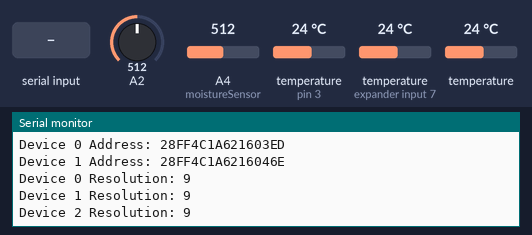
A sketch run on a simulated Arduino Uno, built with avr-gcc and run on an emulated ATmega328P. Parts: the last lines printed to the serial monitor. The test bench sets the inputs (shaded band); at power-on: temperature (sensors on pin 3, expander input 7) 24 °C, A2 = 512, A4 (moistureSensor) = 512, temperature 24 °C. WiFi joins after 1.5 s; servers stay silent unless stated; EEPROM starts erased.

Above: at 1.4 s.
1.5 s: "e\n" received over Serial
6.8 s: temperature (sensor on pin 3) set to 12 °C
At 11.2 s:
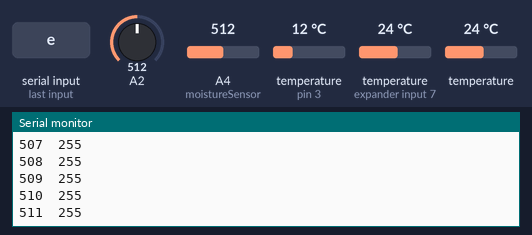
17.2 s: byte 101 ('e') received over Serial
31.0 s: byte 99 ('c') received over Serial
At 34.0 s:
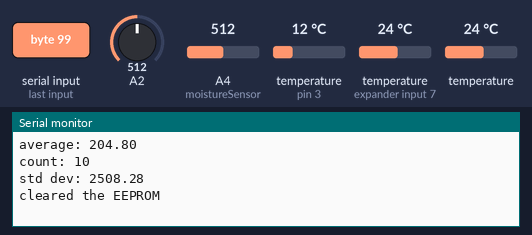
34.3 s: byte 109 ('m') received over Serial
At 39.2 s:
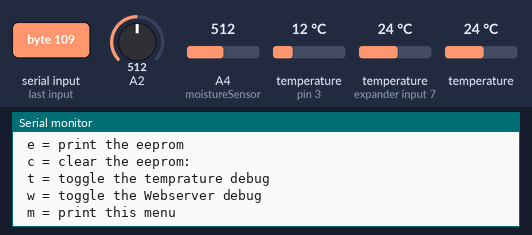
39.8 s: byte 116 ('t') received over Serial
At 44.7 s:
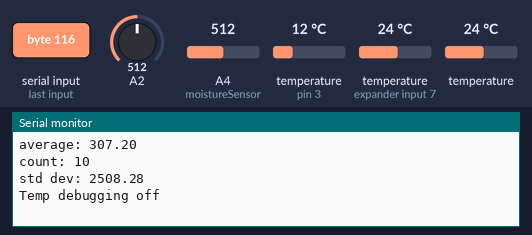
Timing chart, 0 to 46.2 s (numbered marks = the images above; inputs shaded):
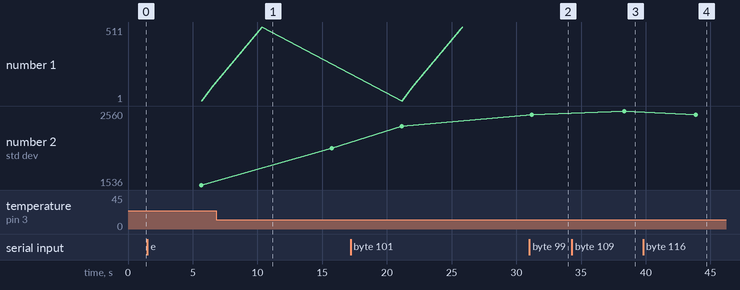

Measured:
- after the input at 31.0 s, the serial monitor: prints a new line after 1.9 s (image 2)
- after the input at 34.3 s, the serial monitor: prints a new line after 4.0 s (image 3)
- after the input at 39.8 s, the serial monitor: prints a new line after 4.1 s (image 4)

The sketch:

PilgrimV0.1.ino
```cpp
/*Kyle Bowerman 12/23/2014, 12/27/2014
From: File PilgrimV0.1.ino
  + web server
*/
#include <OneWire.h>
#include <Streaming.h>
#include <DallasTemperature.h>
#include <SPI.h>
#include <Ethernet.h>
#include <EEPROM.h>
#include "Statistic.h"

Statistic myStats;


// Data wire is plugged into port 2 on the Arduino
#define ONE_WIRE_BUS 3
#define TEMPERATURE_PRECISION 9
#define SKETCHNAME "PilgrimV0.2.ino"


// Setup a oneWire instance to communicate with any OneWire devices (not just Maxim/Dallas temperature ICs)
OneWire oneWire(ONE_WIRE_BUS);

// Pass our oneWire reference to Dallas Temperature.
DallasTemperature sensors(&oneWire);

// arrays to hold device addresses
DeviceAddress insideThermometer, outsideThermometer, externalThermometer;

//ethernet
byte mac[]  = { 0xDE, 0xAD, 0xBE, 0xEF, 0xFE, 0xED};
IPAddress ip(192, 168, 11, 82);
EthernetServer server(80);

// moisture sensor
int moistureSensor = 4;
int moisture_val;
float moisture_volts = moisture_val * 5.0 /1024 ;
int debugTemp = 1;
int debugWeb =1;
int lc =0;
int slot =0;
float mArray[10];


void setup(void) {
  // start serial port
  Serial.begin(9600);
  Serial.println("Dallas Temperature IC Control Library Demo");
  Serial.print("File: ");
  Serial.print(SKETCHNAME);

  myStats.clear(); //explicitly start clean


  // start the Ethernet connection and the server:
  Ethernet.begin(mac, ip);
  server.begin();
  Serial.print("server is at ");
  Serial.println(Ethernet.localIP());


  // Start up the library
  sensors.begin();

  // locate devices on the bus
  Serial.print("Locating devices...");
  Serial.print("Found ");
  Serial.print(sensors.getDeviceCount(), DEC);
  Serial.println(" devices.");

  // report parasite power requirements
  Serial.print("Parasite power is: ");
  if (sensors.isParasitePowerMode()) Serial.println("ON");
  else Serial.println("OFF");

  //
  // method 1: by index
  if (!sensors.getAddress(insideThermometer, 0)) Serial.println("Unable to find address for Device 0");
  if (!sensors.getAddress(outsideThermometer, 1)) Serial.println("Unable to find address for Device 1");
  if (!sensors.getAddress(externalThermometer, 2)) Serial.println("Unable to find address for Device 2");


  // show the addresses we found on the bus
  Serial.print("Device 0 Address: ");
  printAddress(insideThermometer);
  Serial.println();

  Serial.print("Device 1 Address: ");
  printAddress(outsideThermometer);
  Serial.println();

  // set the resolution to 9 bit
  sensors.setResolution(insideThermometer, TEMPERATURE_PRECISION);
  sensors.setResolution(outsideThermometer, TEMPERATURE_PRECISION);
  sensors.setResolution(externalThermometer, TEMPERATURE_PRECISION);


  Serial.print("Device 0 Resolution: ");
  Serial.print(sensors.getResolution(insideThermometer), DEC);
  Serial.println();

  Serial.print("Device 1 Resolution: ");
  Serial.print(sensors.getResolution(outsideThermometer), DEC);
  Serial.println();

  Serial.print("Device 2 Resolution: ");
  Serial.print(sensors.getResolution(externalThermometer), DEC);
  Serial.println();
}

// function to print a device address
void printAddress(DeviceAddress deviceAddress) {
  for (uint8_t i = 0; i < 8; i++)
  {
    // zero pad the address if necessary
    if (deviceAddress[i] < 16) Serial.print("0");
    Serial.print(deviceAddress[i], HEX);
  }
}

// function to print the temperature for a device
void printTemperature(DeviceAddress deviceAddress) {
  float tempC = sensors.getTempC(deviceAddress);
  Serial.print("Temp C: ");
  Serial.print(tempC);
  Serial.print(" Temp F: ");
  Serial.print(DallasTemperature::toFahrenheit(tempC));
}

// function to print a device's resolution
void printResolution(DeviceAddress deviceAddress) {
  Serial.print("Resolution: ");
  Serial.print(sensors.getResolution(deviceAddress));
  Serial.println();
}

// main function to print information about a device
void printData(DeviceAddress deviceAddress) {
  Serial.print("Device Address: ");
  printAddress(deviceAddress);
  Serial.print(" ");
  printTemperature(deviceAddress);
  Serial.println();
}

float getTempF(DeviceAddress deviceAddress) {
  float tempC = sensors.getTempC(deviceAddress);
    return DallasTemperature::toFahrenheit(tempC);
}

void printEEPROM(){
  Serial.print(" printing the EEPROM");
  for(int x = 0; x < 512; x++){
    Serial.print(x);
    Serial.print('\t');
    Serial.print(EEPROM.read(x));
    Serial.println();
  }
}

void clearEEPROM(){
  for(int k=1; k <512; k++){  // clear the EEPROM
    EEPROM.write(k,0);
  }
}

void displayMenu() {
  Serial << endl << "Serial Input menu:" << endl;
  Serial << " e = print the eeprom " << endl;
  Serial << " c = clear the eeprom: " << endl;
  Serial << " t = toggle the temprature debug " << endl;
  Serial << " w = toggle the Webserver debug " << endl;
  Serial << " m = print this menu " << endl;

}

//----------- Begin Loop --------------

void loop(void) {

  //increment loopcounter lc
  lc++;
  slot++;
  if (slot == 10) slot =0;

 // List for serial commands
 if (Serial.available() > 0) {
   int inByte = Serial.read();
   switch (inByte) {
     case 'e': //print eeprom
      printEEPROM();
     break;
     case 'c': //clear eeprom
      clearEEPROM();
      Serial.println("cleared the EEPROM");
     break;
      case 'm':
        displayMenu();
      break;
      case 't':  //toggle temp debug
        if (debugTemp==1) {
          debugTemp = 0;
          Serial.println("Temp debugging off");
        } else {
          debugTemp = 1;
          Serial.println("Temp debugging ON");
        }
      break;
      case 'w':
        if (debugWeb==1) {
          debugWeb=0;
          Serial << " Web debugging turrned off " << endl;
        } else {
          debugWeb=1;
          Serial << " Web debugging turned on " << endl;
        }
      break;

    default:
      Serial.println("Type m for input command help");
   }
 }


  //standard delay for me
  delay(5000);
  // call sensors.requestTemperatures() to issue a global temperature
  // request to all devices on the bus
  if (debugTemp == 1 ) {
    Serial.print("Requesting temperatures...");
    sensors.requestTemperatures();
    Serial.println("DONE");

    // print the device information
    printData(insideThermometer);
    printData(outsideThermometer);
    printData(externalThermometer);
  }

  //print the moisture sensure value
  moisture_val = analogRead(moistureSensor);
  Serial << lc  << "\tmoisture: " << moisture_val << "\t light: " << analogRead(A2) << " slot " << slot << endl;
  mArray[slot] = moisture_val;
  myStats.clear();
  for (int x = 0; x<10; x++){
    Serial << mArray[x] << "\t";
    myStats.add(mArray[x]*10);
  }
  Serial << endl;
  //myStats.add(mArray);
  Serial << "average: " << myStats.average()/10 << endl;
  Serial << "count: " << myStats.count() << endl;
  Serial << "std dev: " << myStats.pop_stdev() << endl;


  //Web server
    // listen for incoming clients
  EthernetClient client = server.available();
  if (client) {
    if(debugWeb==1) Serial.println("new client");
    // an http request ends with a blank line
    boolean currentLineIsBlank = true;
    while (client.connected()) {
      if (client.available()) {
        char c = client.read();
        if(debugWeb==1) Serial.write(c);
        // if you've gotten to the end of the line (received a newline
        // character) and the line is blank, the http request has ended,
        // so you can send a reply
        if (c == '\n' && currentLineIsBlank) {
          // send a standard http response header
          client.println("HTTP/1.1 200 OK");
          client.println("Content-Type: text/html");
          client.println("Connection: close");  // the connection will be closed after completion of the response
          client.println("Refresh: 5");  // refresh the page automatically every 5 sec
          client.println();
          client.println("<!DOCTYPE HTML>");
          client.println("<html>");
          client.print("File: ");
          client.print(SKETCHNAME);
          client.println("<hr />");
          // output the value of each analog input pin
          for (int analogChannel = 0; analogChannel < 6; analogChannel++) {
            int sensorReading = analogRead(analogChannel);
            client.print("analog input ");
            client.print(analogChannel);
            client.print(" is ");
            client.print(sensorReading);
            client.println("<br />");
          }

          client << "<hr/>" << endl;
          client << " insideThermometer: " << getTempF(insideThermometer) << "<br/>" << endl;
          client << " outsideThermometer: " << getTempF(outsideThermometer) << "<br/>" << endl;
          client << " externalThermometer: " << getTempF(externalThermometer) << "<br/>" << endl;

          client.println("<hr />");
          client.print("Moisture (A4) at: ");
          client.print( moisture_val);
          client.print(" volts ");
          client.print(float(moisture_val)*5/1023);

          client.print("<br/>Light (A2)      at: ");
          client.print( analogRead(A2));
          client.print(" volts ");
          client.print(float(analogRead(A2))*5/1023);


          client.println("</html>");
          break;
        }
        if (c == '\n') {
          // you're starting a new line
          currentLineIsBlank = true;
        }
        else if (c != '\r') {
          // you've gotten a character on the current line
          currentLineIsBlank = false;
        }
      }
    }
    // give the web browser time to receive the data
    delay(1);
    // close the connection:
    client.stop();
    if(debugWeb==1) Serial.println("client disconnected");
  }


}
```
